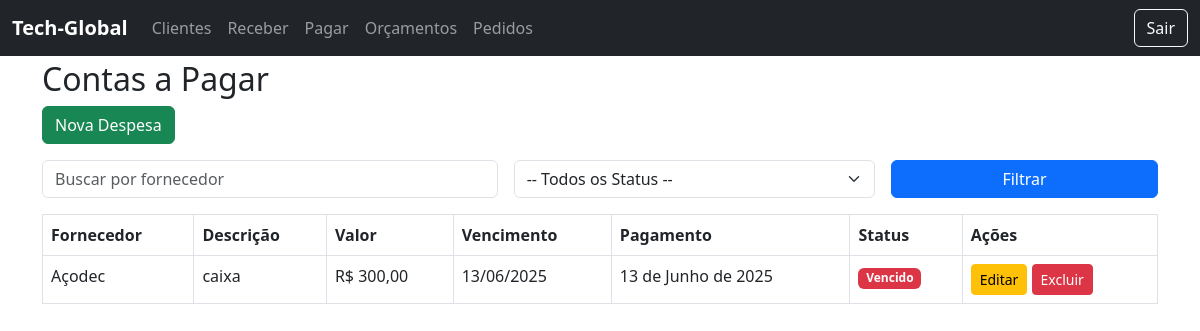
Page /financeiro/pagar/ (signed in) on the earlier database version.
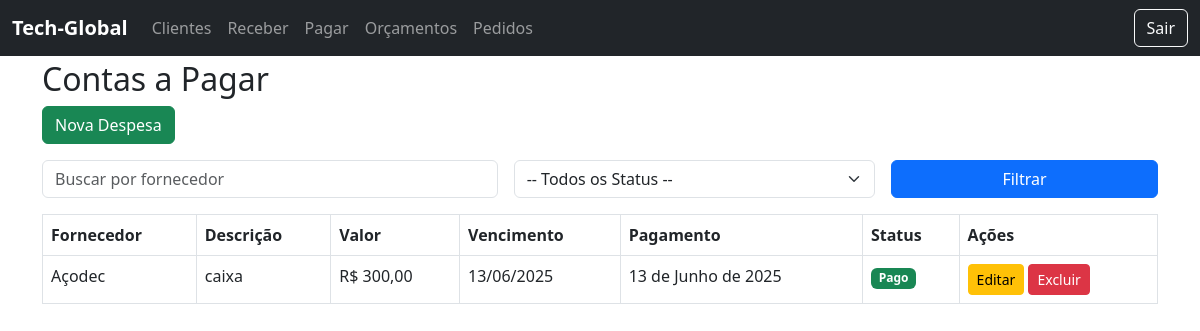
Same page on the later database version.
### financeiro/models.py (models this page shows, shortened)
class ContaPagar(models.Model):
    fornecedor = models.CharField(max_length=150)
    descricao = models.CharField(max_length=200)
    valor = models.DecimalField(max_digits=10, decimal_places=2)
    data_vencimento = models.DateField()
    data_pagamento = models.DateField(null=True, blank=True)
    pago = models.BooleanField(default=False)

### financeiro/views.py (the view)
# urls.py: path('pagar/', views.lista_contas_pagar, name='lista_contas_pagar'),
@login_required
def lista_contas_pagar(request):
    contas = ContaPagar.objects.all()
    fornecedor = request.GET.get('fornecedor', '')
    status = request.GET.get('status', '')
    if fornecedor:
        contas = contas.filter(fornecedor__icontains=fornecedor)
    if status == 'pago':
        contas = contas.filter(pago=True)
    elif status == 'aberto':
        contas = contas.filter(pago=False, data_vencimento__gte=date.today())
    elif status == 'vencido':
        contas = contas.filter(pago=False, data_vencimento__lt=date.today())
    contas = contas.order_by('-data_vencimento')
    return render(request, 'financeiro/contas_pagar.html', {
        'contas': contas,
        'today': date.today()
    })

### Templates/financeiro/contas_pagar.html (shortened to what this page needs)
{% extends "base.html" %}
{% block content %}
<h2>Contas a Pagar</h2>
<a href="{% url 'nova_conta_pagar' %}" class="btn btn-success mb-3">Nova Despesa</a>
<form method="get" class="row g-3 mb-3">
    <div class="col-md-5">
        <input type="text" name="fornecedor" placeholder="Buscar por fornecedor" value="{{ request.GET.fornecedor }}" class="form-control">
    </div>
    <div class="col-md-4">
        <select name="status" class="form-select">
            <option value="">-- Todos os Status --</option>
        </select>
    </div>
    <div class="col-md-3">
        <button type="submit" class="btn btn-primary w-100">Filtrar</button>
    </div>
</form>
<table class="table table-bordered">
    <thead>
        <tr>
            <th>Fornecedor</th>
            <th>Descrição</th>
            <th>Valor</th>
            <th>Vencimento</th>
            <th>Pagamento</th>
            <th>Status</th>
            <th>Ações</th>
        </tr>
    </thead>
    <tbody>
        {% for conta in contas %}
        <tr>
            <td>{{ conta.fornecedor }}</td>
            <td>{{ conta.descricao }}</td>
            <td>R$ {{ conta.valor }}</td>
            <td>{{ conta.data_vencimento|date:"d/m/Y" }}</td>
            <td>{{ conta.data_pagamento|default:"-" }}</td>
            <td>
                {% if conta.pago %}
                    <span class="badge bg-success">Pago</span>
                {% elif conta.data_vencimento < today %}
                    <span class="badge bg-danger">Vencido</span>
                {% else %}
                    <span class="badge bg-warning text-dark">Em aberto</span>
                {% endif %}
            </td>
            <td>
                <a href="{% url 'editar_conta_pagar' conta.id %}" class="btn btn-sm btn-warning">Editar</a>
                <a href="{% url 'excluir_conta_pagar' conta.id %}" class="btn btn-sm btn-danger">Excluir</a>
            </td>
        </tr>
        {% empty %}
        <tr><td colspan="7">Nenhuma conta registrada.</td></tr>
        {% endfor %}
    </tbody>
</table>
{% endblock %}

Differences in the rows shown:
changed ContaPagar "Açodec": pago "Vencido" → "Pago"
